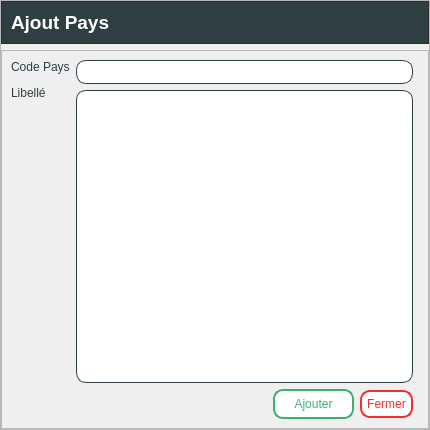
<?xml version="1.0" encoding="UTF-8"?>
<ui version="4.0">
 <class>Form</class>
 <widget class="QWidget" name="Form">
  <property name="geometry">
   <rect>
    <x>0</x>
    <y>0</y>
    <width>430</width>
    <height>430</height>
   </rect>
  </property>
  <property name="windowTitle">
   <string>Form</string>
  </property>
  <property name="styleSheet">
   <string notr="true">background-color:#EFEFEF</string>
  </property>
  <layout class="QVBoxLayout" name="verticalLayout">
   <property name="leftMargin">
    <number>0</number>
   </property>
   <property name="topMargin">
    <number>0</number>
   </property>
   <property name="rightMargin">
    <number>0</number>
   </property>
   <property name="bottomMargin">
    <number>0</number>
   </property>
   <item>
    <widget class="QFrame" name="frame">
     <property name="frameShape">
      <enum>QFrame::StyledPanel</enum>
     </property>
     <property name="frameShadow">
      <enum>QFrame::Raised</enum>
     </property>
     <layout class="QVBoxLayout" name="verticalLayout_2">
      <property name="leftMargin">
       <number>0</number>
      </property>
      <property name="topMargin">
       <number>0</number>
      </property>
      <property name="rightMargin">
       <number>0</number>
      </property>
      <property name="bottomMargin">
       <number>0</number>
      </property>
      <item>
       <widget class="QFrame" name="frame_2">
        <property name="styleSheet">
         <string notr="true">background-color: #2f3e40; /*#2f3e46,1a535c;1d3557;233d4d*/
color: rgb(255, 255, 255);</string>
        </property>
        <property name="frameShape">
         <enum>QFrame::StyledPanel</enum>
        </property>
        <property name="frameShadow">
         <enum>QFrame::Raised</enum>
        </property>
        <layout class="QHBoxLayout" name="horizontalLayout">
         <item>
          <widget class="QLabel" name="label">
           <property name="font">
            <font>
             <family>Segoe UI</family>
             <pointsize>14</pointsize>
             <bold>true</bold>
            </font>
           </property>
           <property name="text">
            <string>Ajout Pays</string>
           </property>
          </widget>
         </item>
         <item>
          <spacer name="horizontalSpacer">
           <property name="orientation">
            <enum>Qt::Horizontal</enum>
           </property>
           <property name="sizeHint" stdset="0">
            <size>
             <width>466</width>
             <height>20</height>
            </size>
           </property>
          </spacer>
         </item>
        </layout>
       </widget>
      </item>
      <item>
       <widget class="QFrame" name="frame_3">
        <property name="frameShape">
         <enum>QFrame::StyledPanel</enum>
        </property>
        <property name="frameShadow">
         <enum>QFrame::Raised</enum>
        </property>
        <layout class="QVBoxLayout" name="verticalLayout_3">
         <property name="rightMargin">
          <number>15</number>
         </property>
         <item>
          <layout class="QHBoxLayout" name="horizontalLayout_2">
           <item>
            <layout class="QVBoxLayout" name="verticalLayout_4">
             <property name="spacing">
              <number>12</number>
             </property>
             <item>
              <widget class="QLabel" name="label_3">
               <property name="palette">
                <palette>
                 <active>
                  <colorrole role="WindowText">
                   <brush brushstyle="SolidPattern">
                    <color alpha="255">
                     <red>47</red>
                     <green>62</green>
                     <blue>70</blue>
                    </color>
                   </brush>
                  </colorrole>
                  <colorrole role="Button">
                   <brush brushstyle="SolidPattern">
                    <color alpha="255">
                     <red>239</red>
                     <green>239</green>
                     <blue>239</blue>
                    </color>
                   </brush>
                  </colorrole>
                  <colorrole role="Light">
                   <brush brushstyle="SolidPattern">
                    <color alpha="255">
                     <red>255</red>
                     <green>255</green>
                     <blue>255</blue>
                    </color>
                   </brush>
                  </colorrole>
                  <colorrole role="Text">
                   <brush brushstyle="SolidPattern">
                    <color alpha="255">
                     <red>47</red>
                     <green>62</green>
                     <blue>70</blue>
                    </color>
                   </brush>
                  </colorrole>
                  <colorrole role="ButtonText">
                   <brush brushstyle="SolidPattern">
                    <color alpha="255">
                     <red>47</red>
                     <green>62</green>
                     <blue>70</blue>
                    </color>
                   </brush>
                  </colorrole>
                  <colorrole role="Base">
                   <brush brushstyle="SolidPattern">
                    <color alpha="255">
                     <red>239</red>
                     <green>239</green>
                     <blue>239</blue>
                    </color>
                   </brush>
                  </colorrole>
                  <colorrole role="Window">
                   <brush brushstyle="SolidPattern">
                    <color alpha="255">
                     <red>239</red>
                     <green>239</green>
                     <blue>239</blue>
                    </color>
                   </brush>
                  </colorrole>
                  <colorrole role="PlaceholderText">
                   <brush brushstyle="SolidPattern">
                    <color alpha="255">
                     <red>47</red>
                     <green>62</green>
                     <blue>70</blue>
                    </color>
                   </brush>
                  </colorrole>
                 </active>
                 <inactive>
                  <colorrole role="WindowText">
                   <brush brushstyle="SolidPattern">
                    <color alpha="255">
                     <red>47</red>
                     <green>62</green>
                     <blue>70</blue>
                    </color>
                   </brush>
                  </colorrole>
                  <colorrole role="Button">
                   <brush brushstyle="SolidPattern">
                    <color alpha="255">
                     <red>239</red>
                     <green>239</green>
                     <blue>239</blue>
                    </color>
                   </brush>
                  </colorrole>
                  <colorrole role="Light">
                   <brush brushstyle="SolidPattern">
                    <color alpha="255">
                     <red>255</red>
                     <green>255</green>
                     <blue>255</blue>
                    </color>
                   </brush>
                  </colorrole>
                  <colorrole role="Text">
                   <brush brushstyle="SolidPattern">
                    <color alpha="255">
                     <red>47</red>
                     <green>62</green>
                     <blue>70</blue>
                    </color>
                   </brush>
                  </colorrole>
                  <colorrole role="ButtonText">
                   <brush brushstyle="SolidPattern">
                    <color alpha="255">
                     <red>47</red>
                     <green>62</green>
                     <blue>70</blue>
                    </color>
                   </brush>
                  </colorrole>
                  <colorrole role="Base">
                   <brush brushstyle="SolidPattern">
                    <color alpha="255">
                     <red>239</red>
                     <green>239</green>
                     <blue>239</blue>
                    </color>
                   </brush>
                  </colorrole>
                  <colorrole role="Window">
                   <brush brushstyle="SolidPattern">
                    <color alpha="255">
                     <red>239</red>
                     <green>239</green>
                     <blue>239</blue>
                    </color>
                   </brush>
                  </colorrole>
                  <colorrole role="PlaceholderText">
                   <brush brushstyle="SolidPattern">
                    <color alpha="255">
                     <red>47</red>
                     <green>62</green>
                     <blue>70</blue>
                    </color>
                   </brush>
                  </colorrole>
                 </inactive>
                 <disabled>
                  <colorrole role="WindowText">
                   <brush brushstyle="SolidPattern">
                    <color alpha="255">
                     <red>47</red>
                     <green>62</green>
                     <blue>70</blue>
                    </color>
                   </brush>
                  </colorrole>
                  <colorrole role="Button">
                   <brush brushstyle="SolidPattern">
                    <color alpha="255">
                     <red>239</red>
                     <green>239</green>
                     <blue>239</blue>
                    </color>
                   </brush>
                  </colorrole>
                  <colorrole role="Light">
                   <brush brushstyle="SolidPattern">
                    <color alpha="255">
                     <red>255</red>
                     <green>255</green>
                     <blue>255</blue>
                    </color>
                   </brush>
                  </colorrole>
                  <colorrole role="Text">
                   <brush brushstyle="SolidPattern">
                    <color alpha="255">
                     <red>47</red>
                     <green>62</green>
                     <blue>70</blue>
                    </color>
                   </brush>
                  </colorrole>
                  <colorrole role="ButtonText">
                   <brush brushstyle="SolidPattern">
                    <color alpha="255">
                     <red>47</red>
                     <green>62</green>
                     <blue>70</blue>
                    </color>
                   </brush>
                  </colorrole>
                  <colorrole role="Base">
                   <brush brushstyle="SolidPattern">
                    <color alpha="255">
                     <red>239</red>
                     <green>239</green>
                     <blue>239</blue>
                    </color>
                   </brush>
                  </colorrole>
                  <colorrole role="Window">
                   <brush brushstyle="SolidPattern">
                    <color alpha="255">
                     <red>239</red>
                     <green>239</green>
                     <blue>239</blue>
                    </color>
                   </brush>
                  </colorrole>
                  <colorrole role="PlaceholderText">
                   <brush brushstyle="SolidPattern">
                    <color alpha="255">
                     <red>47</red>
                     <green>62</green>
                     <blue>70</blue>
                    </color>
                   </brush>
                  </colorrole>
                 </disabled>
                </palette>
               </property>
               <property name="styleSheet">
                <string notr="true">color: #2f3e46;</string>
               </property>
               <property name="text">
                <string>Code Pays</string>
               </property>
              </widget>
             </item>
             <item>
              <widget class="QLabel" name="label_2">
               <property name="styleSheet">
                <string notr="true">color: #2f3e46;</string>
               </property>
               <property name="text">
                <string>Libellé</string>
               </property>
              </widget>
             </item>
             <item>
              <spacer name="verticalSpacer">
               <property name="orientation">
                <enum>Qt::Vertical</enum>
               </property>
               <property name="sizeHint" stdset="0">
                <size>
                 <width>20</width>
                 <height>40</height>
                </size>
               </property>
              </spacer>
             </item>
            </layout>
           </item>
           <item>
            <layout class="QVBoxLayout" name="verticalLayout_6">
             <property name="spacing">
              <number>6</number>
             </property>
             <item>
              <widget class="QLineEdit" name="code_pays">
               <property name="styleSheet">
                <string notr="true">border : 1px solid #2f3e46;
border-radius:10px;
padding: 3px;
background-color: white;
color: #2f3e46;
</string>
               </property>
              </widget>
             </item>
             <item>
              <widget class="QTextEdit" name="libelle">
               <property name="styleSheet">
                <string notr="true">border : 1px solid #2f3e46;
border-radius:10px;
padding: 3px;
background-color: white;
color: #2f3e46;
</string>
               </property>
              </widget>
             </item>
            </layout>
           </item>
          </layout>
         </item>
         <item>
          <layout class="QHBoxLayout" name="horizontalLayout_4">
           <property name="topMargin">
            <number>0</number>
           </property>
           <property name="bottomMargin">
            <number>0</number>
           </property>
           <item>
            <spacer name="horizontalSpacer_2">
             <property name="orientation">
              <enum>Qt::Horizontal</enum>
             </property>
             <property name="sizeHint" stdset="0">
              <size>
               <width>40</width>
               <height>20</height>
              </size>
             </property>
            </spacer>
           </item>
           <item>
            <widget class="QPushButton" name="ajouter_ajout_pays">
             <property name="styleSheet">
              <string notr="true">QPushButton {width: 65px;
background-color: white;
border: 2px solid #3bb273;
color: #3bb273;
padding: 6px;
border-radius: 10px;}

QPushButton:hover {background-color: #3bb273;color: white;}
QPushButton:pressed { margin: 1px; }
</string>
             </property>
             <property name="text">
              <string>Ajouter</string>
             </property>
            </widget>
           </item>
           <item>
            <widget class="QPushButton" name="fermer_ajout_pays">
             <property name="styleSheet">
              <string notr="true">QPushButton {background-color: white;
border: 2px solid #ee2e31;
color: #ee2e31;
padding: 5px;
border-radius: 10px;}
QPushButton:hover {
background-color: #ee2e31;
color: white;
}
QPushButton:pressed{
margin: 1px;
}
/*#ee2e31*/</string>
             </property>
             <property name="text">
              <string>Fermer</string>
             </property>
            </widget>
           </item>
          </layout>
         </item>
        </layout>
       </widget>
      </item>
     </layout>
    </widget>
   </item>
  </layout>
 </widget>
 <resources/>
 <connections/>
</ui>
